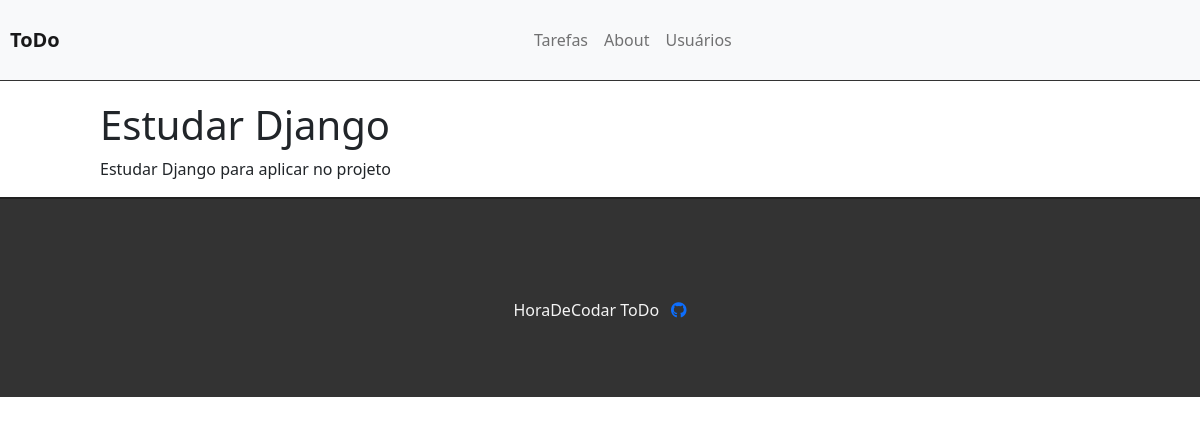
/task/1, run on the app's committed database.
### tasks/models.py (models this page shows, shortened)
class Task(models.Model):
    STATUS = (
        ('doing','Doing'),
        ('done','Done')
    )
    title = models.CharField(max_length = 255)
    description = models.TextField()
    done = models.CharField(
        max_length=5,
        choices = STATUS
        )
    created_at = models.DateTimeField(auto_now_add=True)
    updated_at = models.DateTimeField(auto_now=True)

### tasks/views.py (the view)
# urls.py: path('task/<int:id>',views.taskView,name='task-view'),
def taskView(request,id):
    task = get_object_or_404(Task,pk=id)
    return render (request,'tasks/task.html',{'task':task})

### tasks/templates/tasks/task.html (shortened to what this page needs)
{% extends 'base.html' %}
{% block content %}
<div class="offset-1 col-10 list-div">
    <h1> {{task.title}} </h1>
    <p> {{task.description}} </p>
</div>
{% endblock %}

### tasks/static/css/style.css (style rules this page uses)
.list-div { padding:0; }

### data on the page
Task: title "Estudar Django", description "Estudar Django para aplicar no projeto"
